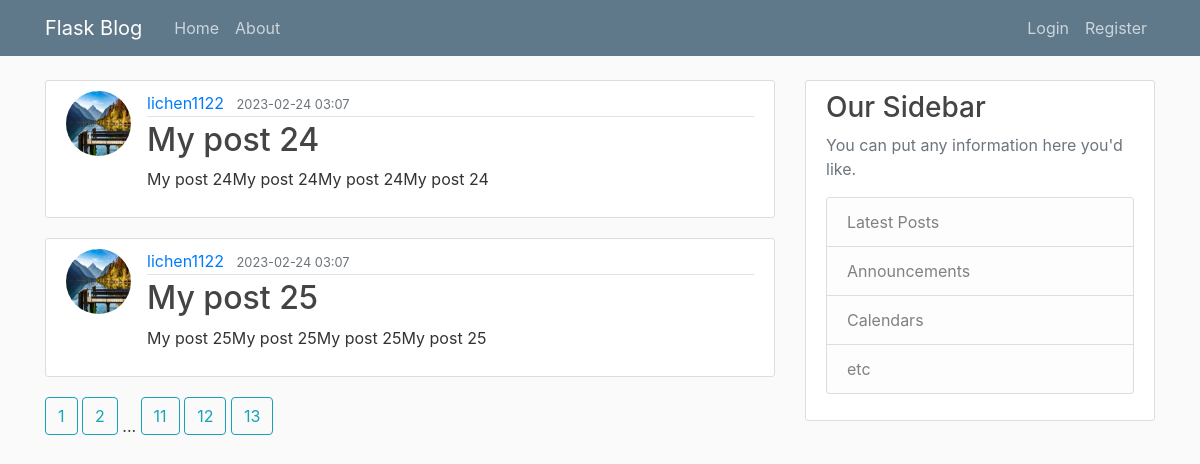
Page /home?page=13 on the committed database.
### flaskblog/models.py (models this page shows, shortened)
class Post(db.Model):
    id = db.Column(db.Integer, primary_key=True)
    title = db.Column(db.String(100), nullable=False)
    date_posted = db.Column(db.DateTime, nullable=False, default=datetime.utcnow())
    content = db.Column(db.Text, nullable=False)
    author_id = db.Column(db.Integer, db.ForeignKey("user.id"), nullable=False)
    author = db.relationship('User', back_populates='posts', lazy=True)

class User(db.Model, UserMixin):
    id = db.Column(db.Integer, primary_key = True )
    username = db.Column(db.String(20), unique=True, nullable=False)
    email = db.Column(db.String(120), unique=True, nullable=False)
    image_file = db.Column(db.String(20), nullable=False, default='default.jpg')
    password = db.Column(db.String(60), nullable=False)
    posts = db.relationship('Post', back_populates='author', lazy=True)

### flaskblog/routes.py (the view)
@app.route("/")
@app.route("/home")
def home():
    page = request.args.get('page', 1, type=int) # set default value to 1, and type is integer
    posts = Post.query.paginate(page=page, per_page=2)
    return render_template('home.html', posts=posts)

### flaskblog/templates/home.html
{% extends "layout.html" %}
{% block content %}
    {% for post in posts.items %}
        <article class="media content-section">
            <img class= "rounded-circle article-img" src="{{ url_for('static',filename='profile_pics/'+post.author.image_file) }}" alt="{{ post.author.username }}">
            <div class="media-body">
                <div class="article-metadata">
                    <a class="mr-2" href="#">{{ post.author.username }}</a>
                    <small class="text-muted">{{ post.date_posted.strftime("%Y-%m-%d %H:%M") }}</small>
                </div>
                <h2><a class="article-title" href="{{ url_for('post', post_id=post.id) }}">{{ post.title }}</a></h2>
                <p class="article-content">{{ post.content }}</p>
            </div>
        </article>
    {% endfor %}
    {% for page_num in posts.iter_pages() %}
        {% if page_num %}
            <a class="btn btn-outline-info mb-4" href="{{ url_for("home", page=page_num) }}">{{ page_num }}</a>
        {% else %}
            ...
        {% endif %}
    {% endfor %}
{% endblock content %}

### flaskblog/static/main.css (style rules this page uses)
body { background: #fafafa; color: #333333; margin-top: 5rem; }
h1, h2, h3, h4, h5, h6 { color: #444444; }
.content-section { background: #ffffff; padding: 10px 20px; border: 1px solid #dddddd; border-radius: 3px; margin-bottom: 20px; }
.article-title { color: #444444; }
.article-content { white-space: pre-line; }
.article-img { height: 65px; width: 65px; margin-right: 16px; }
.article-metadata { padding-bottom: 1px; margin-bottom: 4px; border-bottom: 1px solid #e3e3e3 }

### rows in the picture
Post: image_file (picture), author.username "lichen1122", date_posted "2023-02-24 03:07", title "My post 24", content "My post 24My post 24My post 24My post 24"
Post: image_file (picture), author.username "lichen1122", date_posted "2023-02-24 03:07", title "My post 25", content "My post 25My post 25My post 25My post 25"

### other values in the picture
{{ page_num }} "1" "2" "11" "12" "13"
